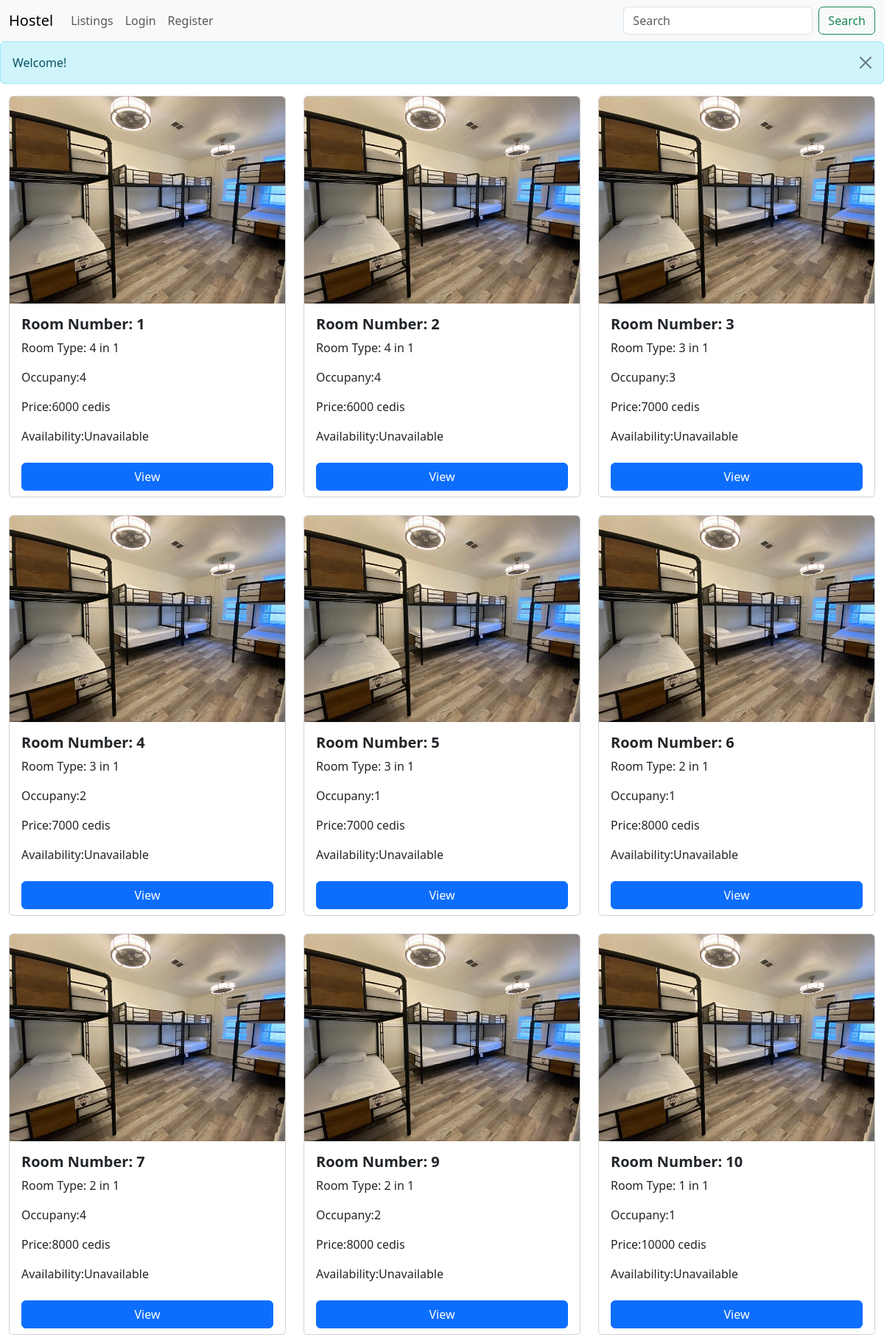
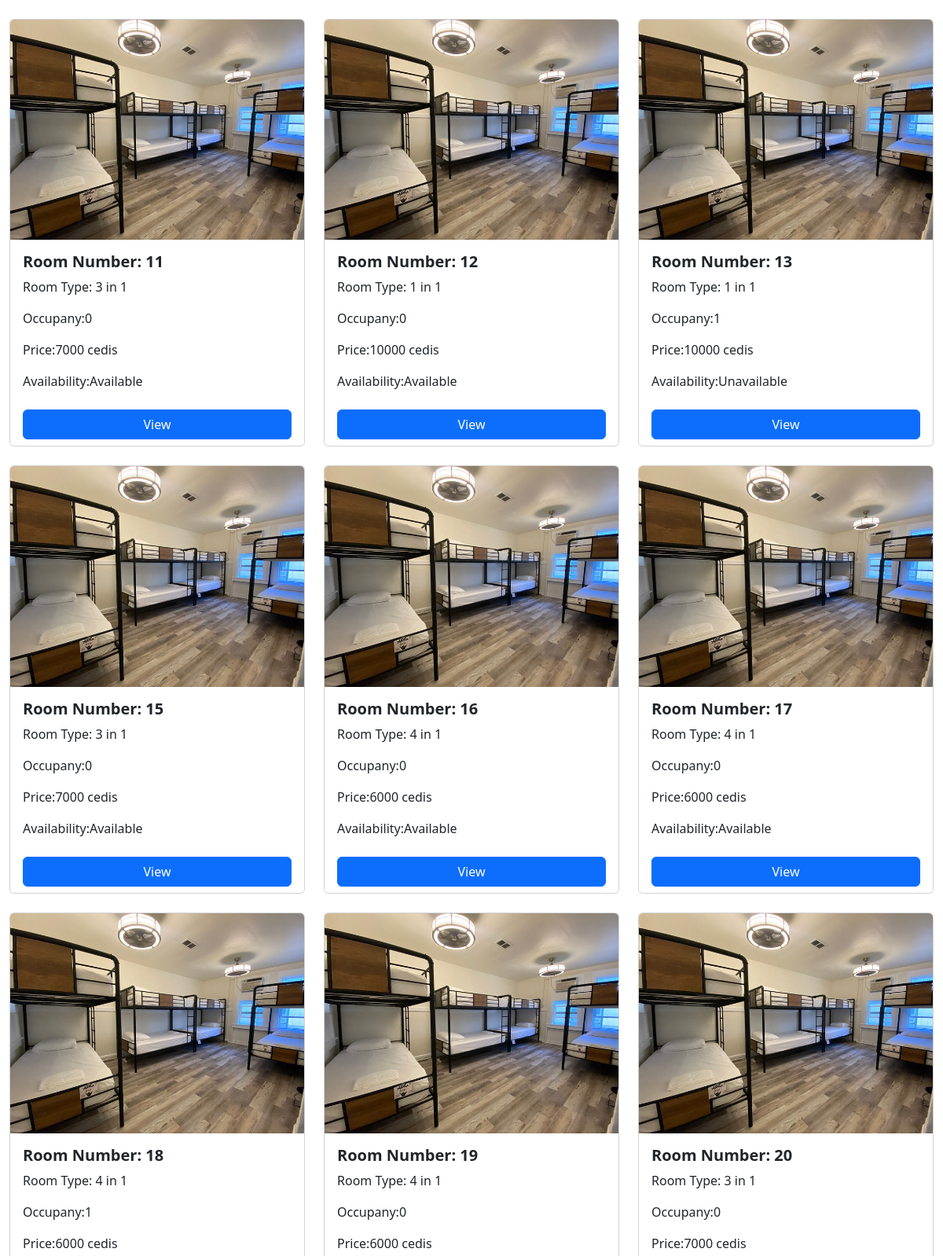
/listings/ (upper part), run on the app's committed database (2 pictures, top to bottom).
### room/models.py (models this page shows, shortened)
class Room(models.Model):
    room_type = models.CharField(max_length=20)
    price = models.IntegerField()
    occupancy = models.IntegerField()
    availability = models.CharField(max_length=20)

### room/views.py (the view)
# urls.py: path('listings/', views.listings , name='listings'),
def listings(request):
    try:
        rooms = Room.objects.all()
        messages.info(request, "Welcome!")
    except Exception as e:
        print(f"An error occurred : {e}")
    return render(request, 'listings.html', {'room_data': rooms})

### room/templates/listings.html
{% extends "base.html" %} {% block content %}
{% include "messages.html" %}
<div class="container-fluid">
  <div class="row row-cols-2 row-cols-md-3 g-4">
    {% for room in room_data %}
      <div class="col">
        <div class="card">
          {% load static %}
          <img
            src="{% static 'images/listings_image.jpg' %}"
            class="card-img-top"
          />
          <div class="card-body">
            <h5 class="card-title fw-bold">Room Number: {{room.id}}</h5>
            <p class="card-text">Room Type: {{room.room_type}}</p>
            <p class="card-text">Occupany:{{room.occupancy}}</p>
            <p class="card-text">Price:{{room.price}} cedis</p>
            <p class="card-text">Availability:{{room.availability}}</p>
          </div>
          <div
            class="card-footer col-12 border-0"
            style="background-color: white"
          >
            <a href="{% url 'room_detail' room.id %}" class="btn btn-primary col-lg-12">View</a>
          </div>
        </div>
      </div>
    {% endfor %}
  </div>
</div>
{% endblock content %}

### data on the page
Room: id "1", room_type "4 in 1", occupancy "4", price "6000", availability "Unavailable"
Room: id "2", room_type "4 in 1", occupancy "4", price "6000", availability "Unavailable"
Room: id "3", room_type "3 in 1", occupancy "3", price "7000", availability "Unavailable"
Room: id "4", room_type "3 in 1", occupancy "2", price "7000", availability "Unavailable"
Room: id "5", room_type "3 in 1", occupancy "1", price "7000", availability "Unavailable"
Room: id "6", room_type "2 in 1", occupancy "1", price "8000", availability "Unavailable"
Room: id "7", room_type "2 in 1", occupancy "4", price "8000", availability "Unavailable"
Room: id "9", room_type "2 in 1", occupancy "2", price "8000", availability "Unavailable"
Room: id "10", room_type "1 in 1", occupancy "1", price "10000", availability "Unavailable"
Room: id "11", room_type "3 in 1", occupancy "0", price "7000", availability "Available"
Room: id "12", room_type "1 in 1", occupancy "0", price "10000", availability "Available"
Room: id "13", room_type "1 in 1", occupancy "1", price "10000", availability "Unavailable"
Room: id "15", room_type "3 in 1", occupancy "0", price "7000", availability "Available"
Room: id "16", room_type "4 in 1", occupancy "0", price "6000", availability "Available"
Room: id "17", room_type "4 in 1", occupancy "0", price "6000", availability "Available"
Room: id "18", room_type "4 in 1", occupancy "1", price "6000"
Room: id "19", room_type "4 in 1", occupancy "0", price "6000"
Room: id "20", room_type "3 in 1", occupancy "0", price "7000"

### other printed values
{{ message }} "Welcome!"
